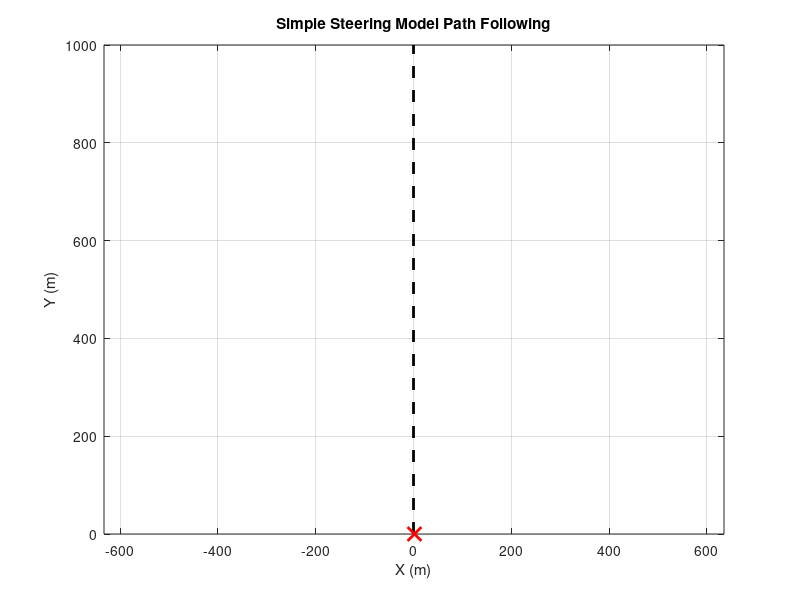

Write the MATLAB code that produced this figure. (Note: this script raises an error after producing the figure.)
clear; clc; close all;

%% --------------------------------------------------------
% 1. Define Road (Simple Straight Line)
% ---------------------------------------------------------
road = [0 0;   0 1000];
plot(road(:,1), road(:,2), 'k--', 'LineWidth',2); hold on;
xlabel('X (m)'); ylabel('Y (m)'); grid on; axis equal;
title('Simple Steering Model Path Following');

%% --------------------------------------------------------
% 2. Start Position Off to the Side
% ---------------------------------------------------------
startpos = [2, 0];   % 2 m to the right of the road centerline
plot(startpos(1), startpos(2), 'rx', 'MarkerSize',10, 'LineWidth',2);

%% --------------------------------------------------------
% 3. Driver parameters (from AVEC model)
% ---------------------------------------------------------
params.Tp   = 0.5;      % preview time
params.Klat = 0.12;     % lateral steering gain
params.Kug  = 1;        % understeer gradient (deg/g)
params.L    = 2.6;      % wheelbase (m)

%% --------------------------------------------------------
% 4. Simulation settings
% ---------------------------------------------------------
dt = 0.01;      % timestep
T  = 10;        % total time
N  = round(T/dt);

% Vehicle initial state
X   = startpos(1);
Y   = startpos(2);
psi = 0;        % heading straight
u   = 10;       % 10 m/s constant speed
delta = 0;      % initial steering

% Store path
path = zeros(N,2);

%% --------------------------------------------------------
% 5. Simulation Loop
% ---------------------------------------------------------
for k = 1:N
    t = k*dt;   % current simulation time

    % Compute steering command
    delta = steering_model(X, Y, psi, u, delta, road, params);

    % Simple bicycle-model kinematics for motion
    beta = 0; % assume small slip for demo

    X = X + u*cos(psi)*dt;
    Y = Y + u*sin(psi)*dt;
    psi = psi + (u/params.L)*tan(delta)*dt;

    path(k,:) = [X Y];
    
    if abs(mod(t,1)) < dt
        plot(X, Y, 'rx', 'MarkerSize', 10, 'LineWidth', 2);
    end
end

%% --------------------------------------------------------
% 6. Plot the resulting driven path
% ---------------------------------------------------------
plot(path(:,1), path(:,2), 'b', 'LineWidth',2);
legend('Road Centerline','Start Position','Vehicle Path');
